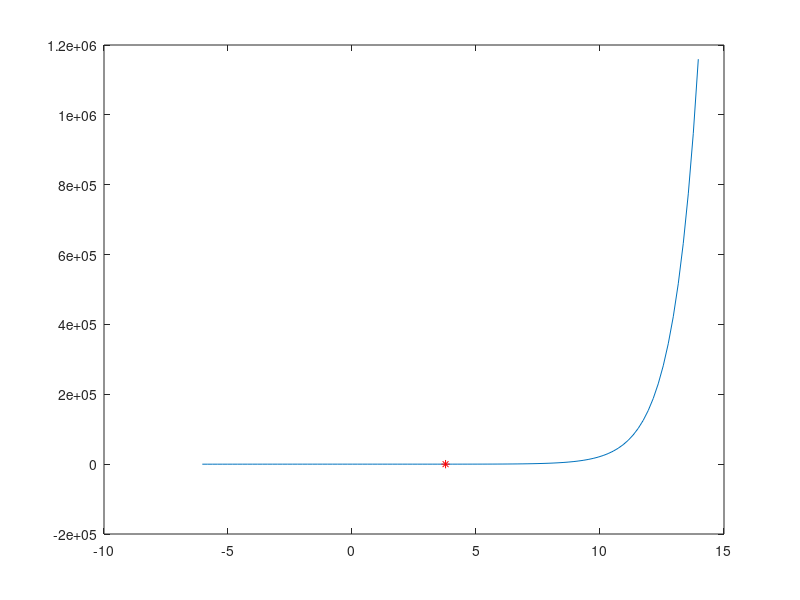

The MATLAB script that drew this image:
f = @(x) exp(x) - 3 * x^2;
f_dash = @(x) exp(x) - 6 * x;
x1 = input('Enter the first condition ');
prec = input('Enter the precision upto which you want to calculate ');



x2 = x1 - (f(x1)/f_dash(x1)) ;

while abs(f(x2)) > prec
    x1 = x2;
    x2 = x1 - (f(x1)/f_dash(x1));
    fprintf("for now x2 is %d and f(%d) is %d\n", x2, x2, f(x2));
end

fprintf("The root obtained by the solution is %d\n", x2);

x = linspace(x1-10, x1+10, 100);
for i=1:100
    y(i) = f(x(i));
end
plot(x, y);
hold on
plot(x2, f(x2), 'r*');
